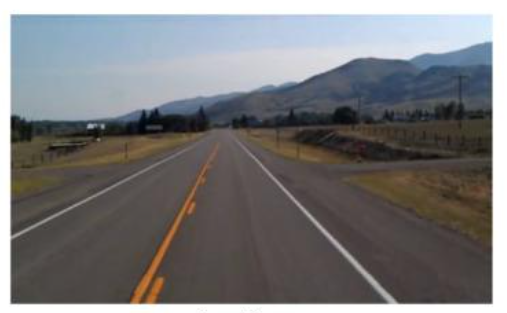
#> input picture Lessons/lane.png, 507 x 313 px
$ python edge_and_line_detection.py
#> lines starting #> are read from the running program, lines starting #| are printed output that depends on the picture; after the words box and inside, x2 and y2 are one past the last pixel; in counts of white or black regions, pixels touching at a corner belong together
import cv2
import numpy as np
import matplotlib.pyplot as plt

# Step 1: Read image and convert to grayscale
img = cv2.imread('lane.png')           # Change to your image path
#> img is the input picture: shape (313, 507, 3); mean B, G, R 122.5, 121, 121.4
gray = cv2.cvtColor(img, cv2.COLOR_BGR2GRAY)
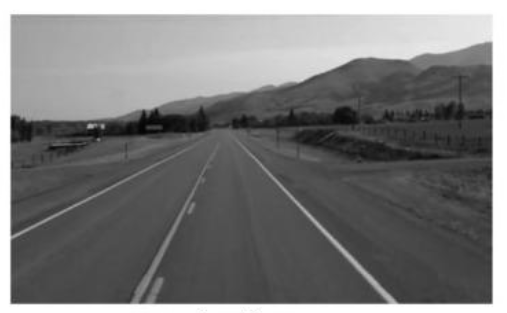
#> gray: shape (313, 507); min 2, max 255, mean 121.3

# Step 2: Edge detection using Canny
edges = cv2.Canny(gray, threshold1=50, threshold2=150, apertureSize=3)
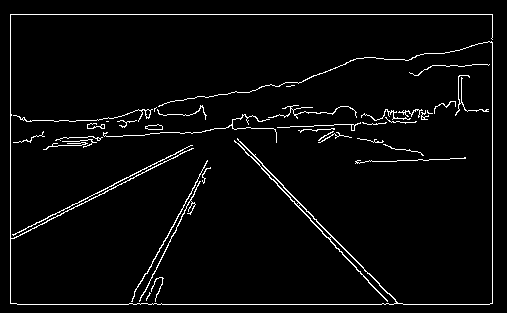
#> edges: shape (313, 507); 3.5% white in thin lines or dots, all inside (x1, y1, x2, y2) = (10, 14, 493, 305)

# Step 3: Hough Transform for line detection
# rho=1, theta=1 degree in radian, threshold=100 votes
lines = cv2.HoughLines(edges, 1, np.pi/180, threshold=100)
#> lines = 24 rows, first 8: [14, 1.57], [304, 1.57], [10, 0], [492, 0], [-77, 2.39], [218, 1.1], [-75, 2.37], [142, 1.52]

# Prepare to draw lines on a color image
img_lines = img.copy()

if lines is not None:
    for line in lines:
        rho, theta = line[0]
        a = np.cos(theta)
        b = np.sin(theta)
        x0 = a * rho
        y0 = b * rho
        # Calculate the endpoints of the line for display purposes
        x1 = int(x0 + 1000 * (-b))
        y1 = int(y0 + 1000 * (a))
        x2 = int(x0 - 1000 * (-b))
        y2 = int(y0 - 1000 * (a))
        cv2.line(img_lines, (x1, y1), (x2, y2), (0, 0, 255), 2)
#> this loop made 24 passes
#> (rho, theta, a, b, x0, y0, x1, y1) on passes 1 to 12: (14, 1.57, -4.37e-08, 1, -6.12e-07, 14, -1000, 13), (304, 1.57, -4.37e-08, 1, -1.33e-05, 304, -1000, 303), (10, 0, 1, 0, 10, 0, 10, 1000), (492, 0, 1, 0, 492, 0, 492, 1000), (-77, 2.39, -0.731, 0.682, 56.31, -52.51, -625, -783), (218, 1.1, 0.454, 0.891, 98.97, 194.2, -792, 648), (-75, 2.37, -0.719, 0.695, 53.95, -52.1, -640, -771), (142, 1.52, 0.0523, 0.999, 7.43, 141.8, -991, 194), (215, 1.1, 0.454, 0.891, 97.61, 191.6, -793, 645), (-71, 2.37, -0.719, 0.695, 51.07, -49.32, -643, -768), (217, 1.08, 0.469, 0.883, 101.9, 191.6, -781, 661), (136, 1.54, 0.0349, 0.999, 4.75, 135.9, -994, 170)
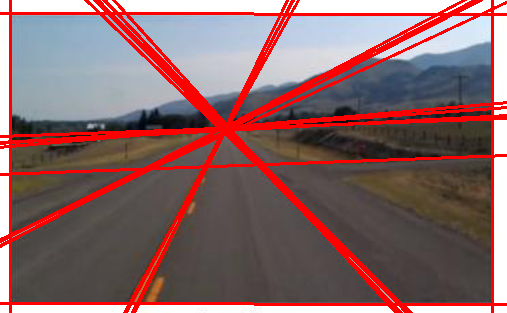
#> img_lines: shape (313, 507, 3); 13.89% of pixels changed, all inside (x1, y1, x2, y2) = (0, 0, 507, 313)

# Display the results
plt.figure(figsize=(16,6))
plt.subplot(1,3,1)
plt.imshow(cv2.cvtColor(img, cv2.COLOR_BGR2RGB))
plt.title('Original Image')
plt.axis('off')

plt.subplot(1,3,2)
plt.imshow(edges, cmap='gray')
plt.title('Canny Edges')
plt.axis('off')

plt.subplot(1,3,3)
plt.imshow(cv2.cvtColor(img_lines, cv2.COLOR_BGR2RGB))
plt.title('Detected Lines (Hough Transform)')
plt.axis('off')

plt.tight_layout()
plt.show()
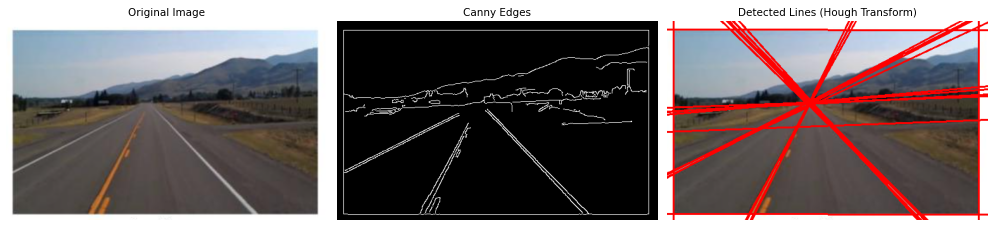
#> figure drawn by matplotlib, 3 panels
